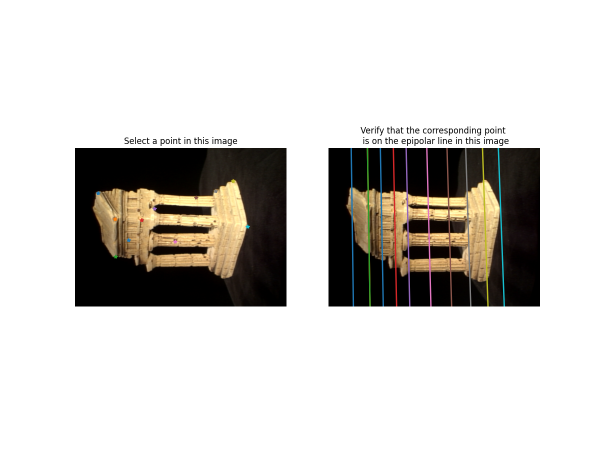
#> input picture Images/q2.1.png, 1200 x 900 px, found by its file name (shown at 1/2 size); its folder holds only this picture in this run
$ python run_q4.py
#> lines starting #> are read from the running program, lines starting #| are printed output that depends on the picture; after the words box and inside, x2 and y2 are one past the last pixel; in counts of white or black regions, pixels touching at a corner belong together
### hw4/python/q4.py
import numpy as np

import skimage
import skimage.measure
import skimage.color
import skimage.restoration
import skimage.filters
import skimage.morphology
import skimage.segmentation


# takes a color image
# returns a list of bounding boxes and black_and_white image
def findLetters(image):
    # insert processing in here
    # one idea estimate noise -> denoise -> greyscale -> threshold -> morphology -> label -> skip small boxes
    # this can be 10 to 15 lines of code using skimage functions

    # Denoise the image using a denoising filter
    # Ref: https://scikit-image.org/docs/stable/auto_examples/filters/plot_denoise.html
    # https://medium.com/@betulmesci/image-processing-tutorial-using-scikit-image-noise-20e181c541a1
    denoised = skimage.restoration.denoise_bilateral(image, channel_axis=-1)
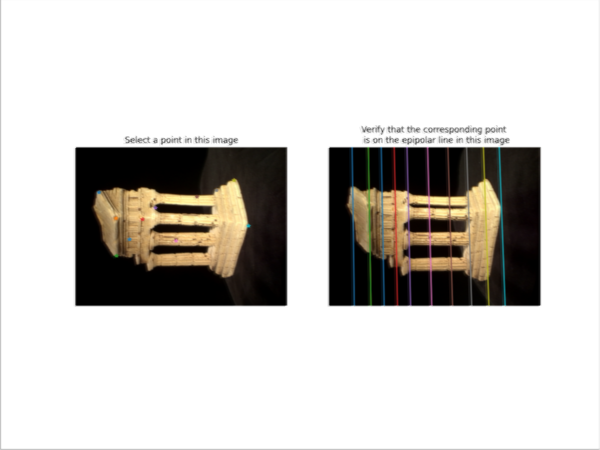
#> denoised: shape (900, 1200, 4) float64 (shown at 1/2 size); mean R, G, B, A 0.81, 0.799, 0.784, 0.998; transparent parts drawn white
    # denoised = skimage.filters.gaussian(image, sigma=1)

    # 2. Convert to grayscale
    gray = skimage.color.rgb2gray(denoised)
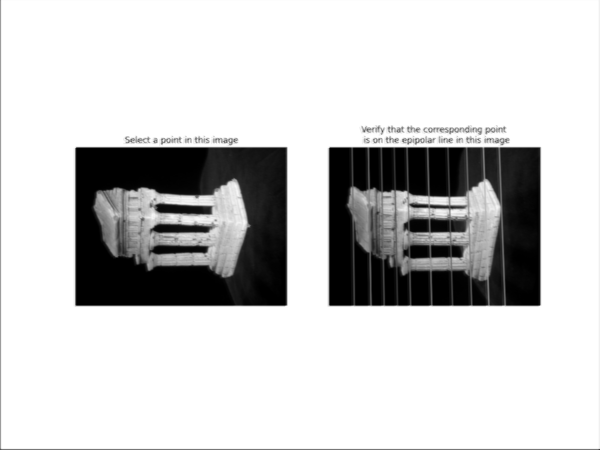
#> gray: shape (900, 1200) float64 (shown at 1/2 size); min 0, max 1, mean 0.8

    # 3. Apply a threshold to get a binary (black-and-white) image
    threshold = skimage.filters.threshold_otsu(gray)
#> threshold = 0.533
    bw = gray < threshold  # Invert the binary image if needed
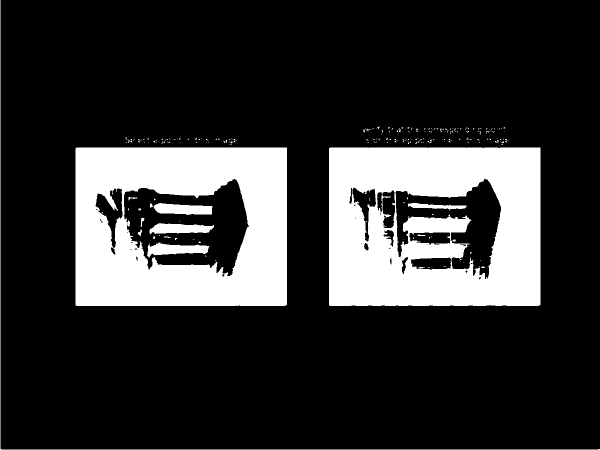
#> bw: shape (900, 1200) bool (shown at 1/2 size); 20.1% white; 234 white regions (217 under 20 px), largest, box (x1, y1, x2, y2) and area: (658, 295, 1081, 612) 107857, (151, 295, 574, 612) 98171, (294, 485, 419, 515) 2165

    # 4. Apply morphological operations to clean up small noise
    bw = skimage.morphology.remove_small_objects(bw, min_size=100)
    bw = skimage.morphology.closing(bw, skimage.morphology.square(6))
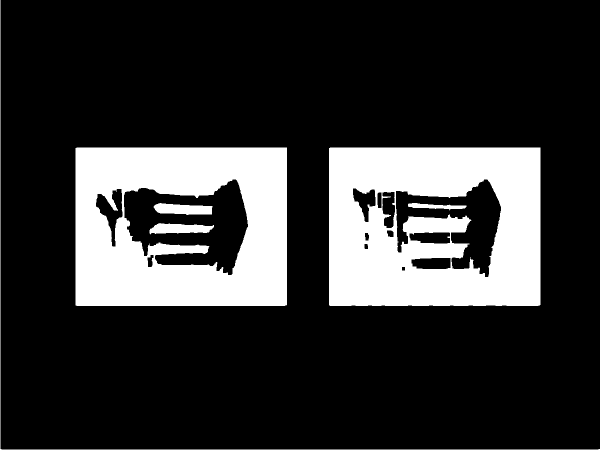
#> bw: shape (900, 1200) bool (shown at 1/2 size); 20.1% white; 6 white regions

    # 5. Label connected components, 8-connectivity
    labeled = skimage.measure.label(bw, connectivity=2)
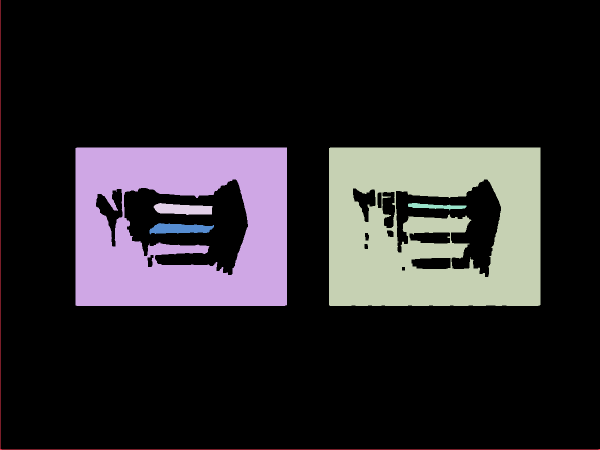
#> labeled: shape (900, 1200) int32 (shown at 1/2 size); 7 distinct labels, from 0 to 6; one colour per label, 0 black

    # 6. Find regions and filter small components (bounding boxes)
    regions = skimage.measure.regionprops(labeled)
#> regions = 6 regions; box (x1, y1, x2, y2) and area: (658, 295, 1081, 612) 109087, (151, 295, 574, 612) 100888, (0, 0, 1200, 900) 2104, (307, 406, 425, 430) 2093, (299, 446, 428, 469) 2033, (816, 406, 933, 421) 882

    # 7. Filter regions based on area
    areas = [region.area for region in regions]
#> areas = [2104, 100888, 109087, 2093, 882, 2033]
    mean, std = np.mean(areas), np.std(areas)
#> mean = 36181.2; std = 48712.8
    # Drop all regions with area less than mean - 2.5 * std
    bboxes = [region.bbox for region in regions if region.area > mean - 2.5 * std]
#> bboxes = [(0, 0, 900, 1200), (295, 151, 612, 574), (295, 658, 612, 1081), (406, 307, 430, 425), (406, 816, 421, 933), (446, 299, 469, 428)]

    # Make the stroke of the letters thicker
    bw = skimage.morphology.dilation(bw, footprint=skimage.morphology.square(5))
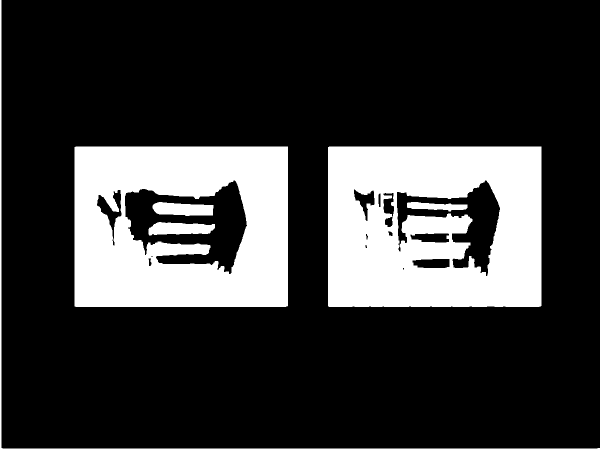
#> bw: shape (900, 1200) bool (shown at 1/2 size); 22% white; 6 white regions, box (x1, y1, x2, y2) and area: (656, 293, 1083, 614) 116911, (149, 293, 576, 614) 107421, (0, 0, 1200, 900) 6298, (297, 444, 430, 471) 2693, (305, 404, 427, 432) 2677, (814, 404, 935, 423) 1438
    return bboxes, bw.astype(np.float64)

### hw4/python/run_q4.py
import os
import numpy as np
import matplotlib.pyplot as plt
import matplotlib.patches

import skimage
import skimage.measure
import skimage.color
import skimage.restoration
import skimage.io
import skimage.filters
import skimage.morphology
import skimage.segmentation

from nn import *
from q4 import *

# do not include any more libraries here!
# no opencv, no sklearn, etc!
import warnings

warnings.simplefilter(action="ignore", category=FutureWarning)
warnings.simplefilter(action="ignore", category=UserWarning)

GTS = {
    "01_list.jpg": ["TODOLIST", "1MAKEATODOLIST", "2CHECKOFFTHEFIRST",
                    "THIHGONTODOLIST", "3REALIZEYOUHAVEALREADY", "COMPLETED2THINGS",
                    "4REWARDYOURSELFWITH", "ANAP"],
    "02_letters.jpg": ["ABCDEFG", "HIJKLMN", "OPQRSTU", "VWXYZ", "1234567890"],
    "03_haiku.jpg": ["HAIKUSAREEASY", "BUTSOMETIMESTHEYDONTMAKESENSE",
                     "REFRIGERATOR"],
    "04_deep.jpg": ["DEEPLEARNING", "DEEPERLEARNING", "DEEPESTLEARNING"]
}

tottot_acc = 0
tottot = 0
for img in os.listdir("../images"):
    print(f"Processing {img}")
    im1 = skimage.img_as_float(skimage.io.imread(os.path.join("../images", img)))
    bboxes, bw = findLetters(im1)

    plt.imshow(bw)
    for bbox in bboxes:
        minr, minc, maxr, maxc = bbox
        rect = matplotlib.patches.Rectangle(
            (minc, minr),
            maxc - minc,
            maxr - minr,
            fill=False,
            edgecolor="red",
            linewidth=2,
        )
        plt.gca().add_patch(rect)
#> this loop made 6 passes
    # plt.show()
    plt.savefig(f"../Figures/4_3_{img.split('_')[0]}_bboxes.png")
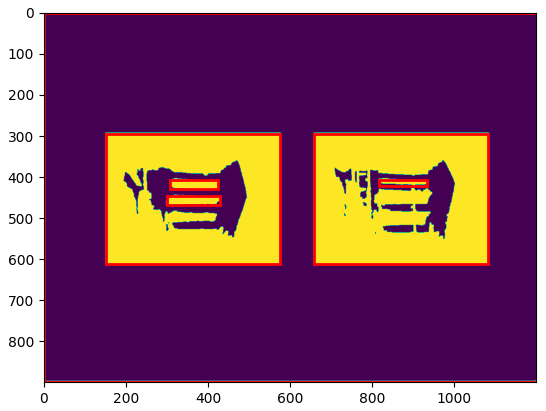
#> figure drawn by matplotlib, 1 panel
    plt.clf()
    # find the rows using..RANSAC, counting, clustering, etc.
    ##########################
    ##### your code here #####
    ##########################
    bboxes.sort(key=lambda x: (x[0]+x[2])/2)  # Sort boxes by the center y (row)

    rows = [] # list of rows, each row is a list of bounding boxes
    cur_row = [bboxes[0]]
#> cur_row = [(406, 816, 421, 933)]
    ROW_THRESHOLD = 150
    if img == "01_list.jpg":
        ROW_THRESHOLD = 100
    for bbox in bboxes[1:]:
        center_row = (bbox[0] + bbox[2]) / 2
        cur_row_center = (cur_row[0][0] + cur_row[0][2]) / 2
        if abs(center_row - cur_row_center) < ROW_THRESHOLD: # same row
            cur_row.append(bbox)
        else: # new row
            rows.append(cur_row)
            cur_row = [bbox]
#> this loop made 5 passes
#> (bbox, center_row) on passes 1 to 5: ((406, 307, 430, 425), 418), ((0, 0, 900, 1200), 450), ((295, 151, 612, 574), 453.5), ((295, 658, 612, 1081), 453.5), ((446, 299, 469, 428), 457.5)
#> after the loop, rows = []

    rows.append(cur_row) # add the last row

    for row in rows:
        row.sort(key=lambda x: (x[1]+x[3]/2)) # sort boxes in each row by the center x (column)
#> this loop made 1 pass

    # crop the bounding boxes
    # note.. before you flatten, transpose the image (that's how the dataset is!)
    # consider doing a square crop, and even using np.pad() to get your images looking more like the dataset
    ##########################
    ##### your code here #####
    ##########################

    cropped_images = [] # list of lists of cropped images from rows

    for bboxes in rows:
        cropped_image = []
        for bbox in bboxes:
            minr, minc, maxr, maxc = bbox
            # Crop the region and pad to make it square
            cropped = bw[minr:maxr, minc:maxc]
            # Make the crop square by padding
            height, width = cropped.shape
            if height > width: # pad width
                pad_width = (height - width) // 2
                cropped = np.pad(cropped, ((0, 0), (pad_width, pad_width)), mode='constant', constant_values=0)
            else: # pad height
                pad_height = (width - height) // 2
                cropped = np.pad(cropped, ((pad_height, pad_height), (0, 0)), mode='constant', constant_values=0)
            # Resize to 32x32 and add to the list
            cropped = skimage.transform.resize(cropped, (24, 24))
            cropped = np.pad(cropped, ((4,4), (4, 4)), mode='constant', constant_values=0)
            if img == "04_deep.jpg" or img == "02_letters.jpg":
                cropped = skimage.morphology.dilation(cropped, footprint=skimage.morphology.square(2))
            elif img == "01_list.jpg":
                cropped = skimage.morphology.erosion(cropped, footprint=skimage.morphology.square(1))

            cropped_image.append(cropped)

        cropped_images.append(cropped_image)
#> after the loop, cropped_images = 1 item

    # load the weights
    # run the crops through your neural network and print them out
    import pickle
    import string

    letters = np.array(
        [_ for _ in string.ascii_uppercase[:26]] + [str(_) for _ in range(10)]
    )
#> (the run stopped early here; a loop or call above may not have finished)

$ run again, on Images/q4.2_2.png
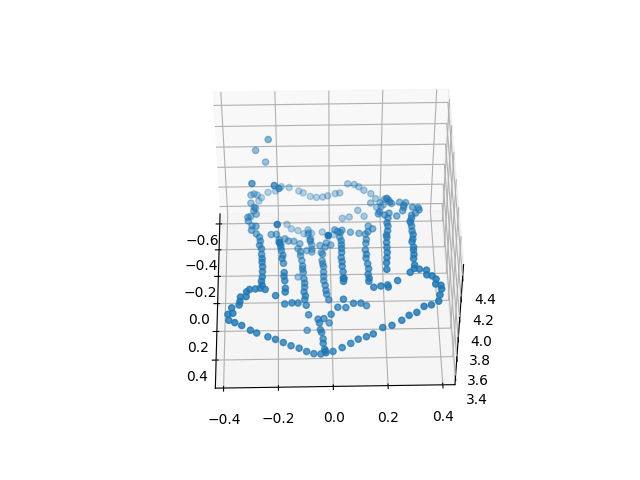
#> input picture Images/q4.2_2.png, 640 x 480 px, found by its file name
#> threshold = 0.764
#> labeled: shape (480, 640) int32; 6 distinct labels, from 0 to 5
#> regions = 5 regions; box (x1, y1, x2, y2) and area: (264, 190, 446, 357) 6987, (224, 190, 269, 329) 1500, (356, 221, 392, 290) 702, (212, 213, 456, 391) 655, (270, 180, 292, 192) 141
#> areas = [141, 1500, 6987, 655, 702]
#> mean = 1997; std = 2532.6
#> in findLetters, `bboxes = [region.bbox for region in regions if region.area > mean - 2...`: bboxes = [(180, 270, 192, 292), (190, 224, 329, 269), (190, 264, 357, 446), (213, 212, 391, 456), (221, 356, 290, 392)]
#> in findLetters, `bw = skimage.morphology.dilation(bw, footprint=skimage.morphology.squa..`:
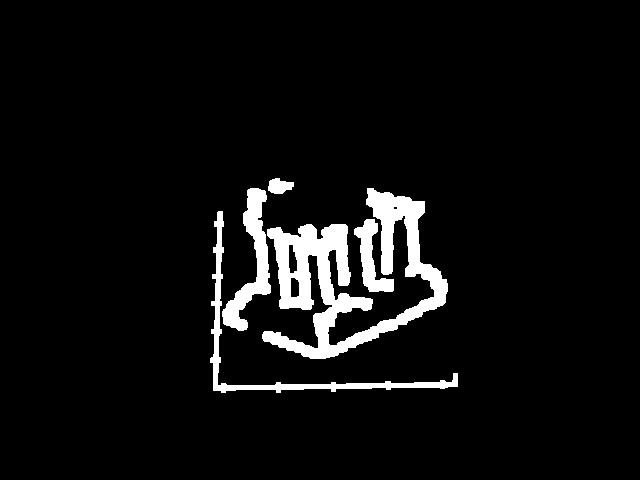
#> bw: shape (480, 640) bool; 5.7% white; 5 white regions, box (x1, y1, x2, y2) and area: (262, 188, 448, 359) 11003, (210, 211, 458, 393) 2615, (222, 188, 271, 331) 2412, (354, 219, 394, 292) 1190, (268, 178, 294, 194) 293
#> the loop `for bbox in bboxes:` made 5 passes
#> `plt.savefig(f"../Figures/4_3_{img.split('_')[0]}_bboxes.png")`:
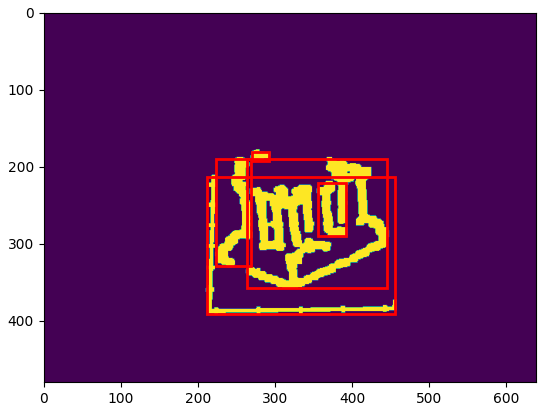
#> figure drawn by matplotlib, 1 panel
#> cur_row = [(180, 270, 192, 292)]
#> the loop `for bbox in bboxes[1:]:` made 4 passes
#> (bbox, center_row) on passes 1 to 4: ((221, 356, 290, 392), 255.5), ((190, 224, 329, 269), 259.5), ((190, 264, 357, 446), 273.5), ((213, 212, 391, 456), 302)
#> after the loop `for bbox in bboxes[1:]:`: rows = []
#> the loop `for row in rows:` made 1 pass
#> the loop `for bboxes in rows:` made 1 pass
#> after the loop `for bboxes in rows:`: cropped_images = 1 item

$ run again, on Images/q4.2_3.png
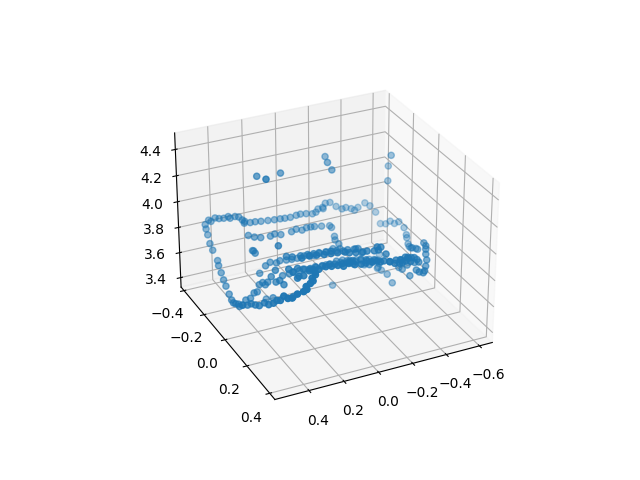
#> input picture Images/q4.2_3.png, 640 x 480 px, found by its file name
#> threshold = 0.748
#> labeled: shape (480, 640) int32; 4 distinct labels, from 0 to 3
#> regions = 3 regions; box (x1, y1, x2, y2) and area: (202, 199, 431, 310) 7654, (273, 342, 493, 400) 385, (171, 132, 187, 292) 284
#> areas = [284, 7654, 385]
#> mean = 2774.3; std = 3450.7
#> in findLetters, `bboxes = [region.bbox for region in regions if region.area > mean - 2...`: bboxes = [(132, 171, 292, 187), (199, 202, 310, 431), (342, 273, 400, 493)]
#> in findLetters, `bw = skimage.morphology.dilation(bw, footprint=skimage.morphology.squa..`:
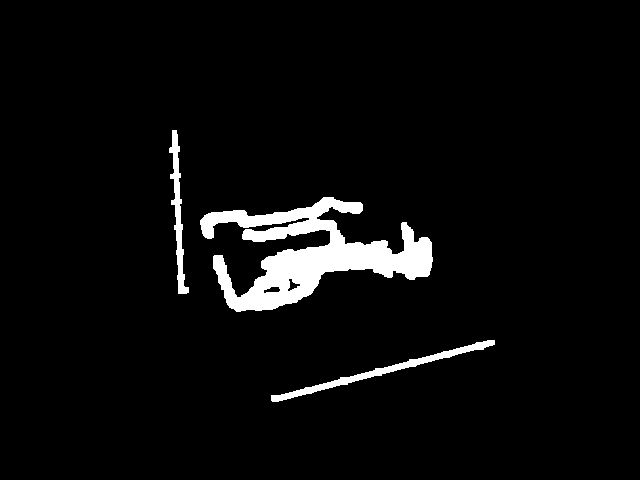
#> bw: shape (480, 640) bool; 4.4% white; 3 white regions, box (x1, y1, x2, y2) and area: (200, 197, 433, 312) 10874, (271, 340, 495, 402) 1513, (169, 130, 189, 294) 1088
#> the loop `for bbox in bboxes:` made 3 passes
#> `plt.savefig(f"../Figures/4_3_{img.split('_')[0]}_bboxes.png")`:
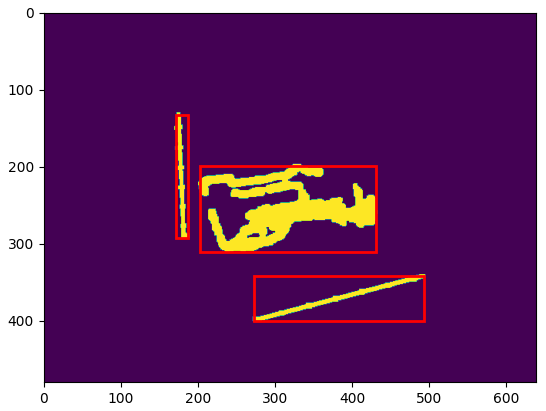
#> figure drawn by matplotlib, 1 panel
#> `cur_row = [bboxes[0]]`: cur_row = [(132, 171, 292, 187)]
#> the loop `for bbox in bboxes[1:]:` made 2 passes
#> (center_row, cur_row_center, cur_row) on pass 2: (371, 212, [(342, 273, 400, 493)])
#> after the loop `for bbox in bboxes[1:]:`: rows = [[(132, 171, 292, 187), (199, 202, 310, 431)]]
#> the loop `for row in rows:` made 2 passes
#> the loop `for bboxes in rows:` made 2 passes
#> after the loop `for bboxes in rows:`: cropped_images = 2 items
